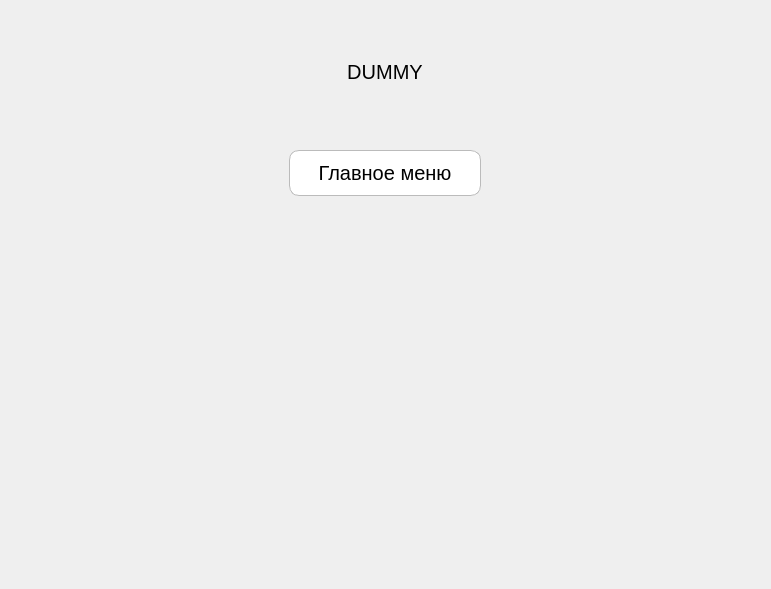
<?xml version="1.0" encoding="UTF-8"?>
<ui version="4.0">
 <class>GameOverWidget</class>
 <widget class="QWidget" name="GameOverWidget">
  <property name="geometry">
   <rect>
    <x>0</x>
    <y>0</y>
    <width>771</width>
    <height>589</height>
   </rect>
  </property>
  <property name="windowTitle">
   <string>Form</string>
  </property>
  <layout class="QGridLayout" name="gridLayout">
   <item row="0" column="0">
    <widget class="QWidget" name="layoutWidget" native="true">
     <property name="maximumSize">
      <size>
       <width>500</width>
       <height>16777215</height>
      </size>
     </property>
     <layout class="QVBoxLayout" name="verticalLayout">
      <item>
       <widget class="QLabel" name="image">
        <property name="text">
         <string/>
        </property>
        <property name="alignment">
         <set>Qt::AlignCenter</set>
        </property>
       </widget>
      </item>
      <item>
       <widget class="QLabel" name="label">
        <property name="styleSheet">
         <string notr="true">QLabel{
margin: 20px;
font-size: 20px;
}</string>
        </property>
        <property name="text">
         <string>DUMMY</string>
        </property>
        <property name="alignment">
         <set>Qt::AlignCenter</set>
        </property>
       </widget>
      </item>
      <item>
       <spacer name="verticalSpacer_2">
        <property name="orientation">
         <enum>Qt::Vertical</enum>
        </property>
        <property name="sizeType">
         <enum>QSizePolicy::Fixed</enum>
        </property>
        <property name="sizeHint" stdset="0">
         <size>
          <width>20</width>
          <height>40</height>
         </size>
        </property>
       </spacer>
      </item>
      <item>
       <layout class="QHBoxLayout" name="horizontalLayout">
        <item>
         <widget class="QPushButton" name="menuButton">
          <property name="styleSheet">
           <string notr="true">QPushButton{
background: white;
border: none;
border: 1px solid #bbb;
max-width: 150px;
font-size: 20px;
padding: 10px 20px;
border-radius: 10px;
}

QPushButton:hover{
background: #bbb
}</string>
          </property>
          <property name="text">
           <string>Главное меню</string>
          </property>
         </widget>
        </item>
       </layout>
      </item>
      <item>
       <spacer name="verticalSpacer">
        <property name="orientation">
         <enum>Qt::Vertical</enum>
        </property>
        <property name="sizeHint" stdset="0">
         <size>
          <width>20</width>
          <height>512</height>
         </size>
        </property>
       </spacer>
      </item>
     </layout>
    </widget>
   </item>
  </layout>
 </widget>
 <resources/>
 <connections/>
</ui>
